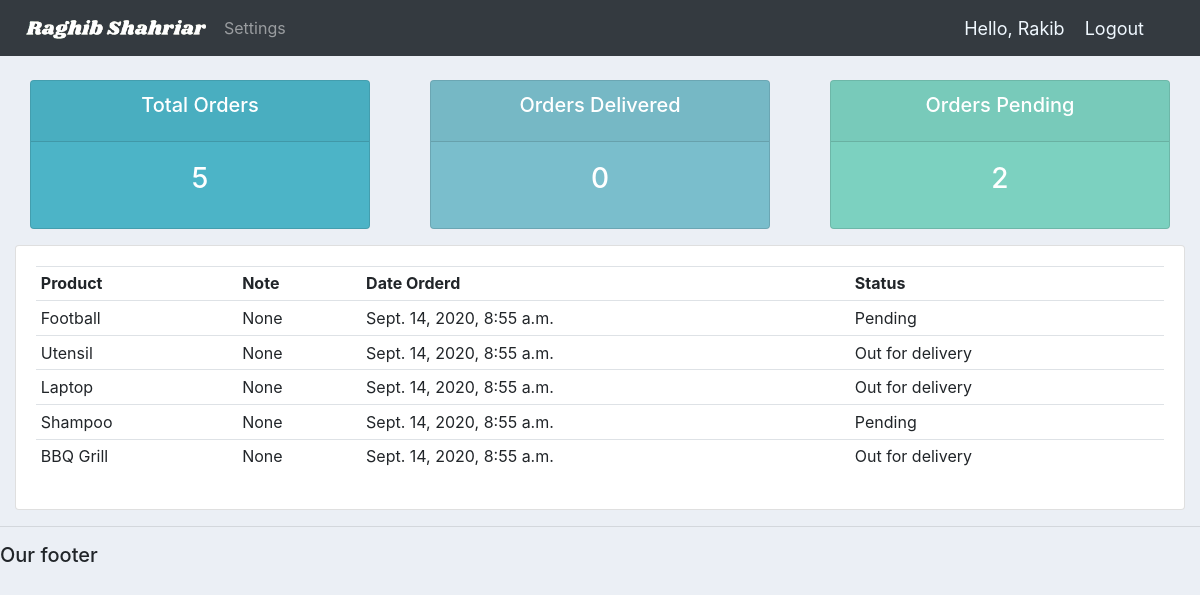
The page /user/ (signed in) on the database its author committed.
### accounts/models.py (models this page shows, shortened)
class Order(models.Model):
    STATUS = (
        ('Pending','Pending'),
        ('Out for delivery','Out for delivery'),
        ('Delivered','Delivered'),
    )
    date_created = models.DateTimeField(auto_now_add=True,null=True)
    customer = models.ForeignKey(Customer,null=True,on_delete=models.SET_NULL)
    product = models.ForeignKey(Product,null=True,on_delete=models.SET_NULL)
    status = models.CharField(max_length=100,null=True,choices=STATUS)
    note = models.CharField(max_length=100,null=True)

class Product(models.Model):
    CATEGORY =  (
        ('Indoor','Indoor'),
        ('Outdoor','Outdoor'),
    )
    name = models.CharField(max_length=100,null=True)
    price = models.FloatField(null=True)
    category = models.CharField(max_length=100,null=True,choices=CATEGORY)
    description = models.CharField(max_length=100,null=True,blank=True)
    date_created = models.DateTimeField(auto_now_add=True,null=True)
    tags = models.ManyToManyField(Tag)
    def __str__(self):
        return self.name

### accounts/decorators.py (the view)
		def wrapper_func(request, *args, **kwargs):
			group = None
			if request.user.groups.exists():
				group = request.user.groups.all()[0].name
			if group in allowed_roles:
				return view_func(request, *args, **kwargs)
			else:
				return HttpResponse('You are not authorized to view this page')

### accounts/views.py (called while the page is built)
@login_required(login_url='login')
@allowed_users(allowed_roles=['customer'])
def userPage(request):
    orders = request.user.customer.order_set.all()
    total_orders = orders.count()
    delivered = orders.filter(status='Delivered').count()
    pending = orders.filter(status='Pending').count()
    context = {'orders':orders,'total_orders':total_orders,'delivered':delivered,'pending':pending}
    return render(request,'accounts/user.html',context)

### accounts/templates/accounts/user.html
{% extends 'accounts/main.html' %}
{% block content %}
{% include 'accounts/status.html' %}
<div class="row">
	<div class="col-md">
		<div class="card card-body">
			<table class="table table-sm">
				<tr>
					<th>Product</th>
					<th>Note</th>
					<th>Date Orderd</th>
					<th>Status</th>
				</tr>
				{% for order in orders %}
				<tr>
					<td>{{ order.product }}</td>
					<td>{{ order.note }}</td>
					<td>{{ order.date_created }}</td>
					<td>{{ order.status }}</td>
				{% endfor %}
			</table>
		</div>
	</div>
</div>
{% endblock %}

### accounts/templates/accounts/navbar.html (shortened to what this page needs)
{% load static %}
<nav class="navbar navbar-expand-lg navbar-dark bg-dark">
  <img src="{% static 'images/logo.png' %}" alt="">
  <div class="collapse navbar-collapse" id="navbarNav">
    <ul class="navbar-nav">
      {% if request.user.is_staff %}
      <li class="nav-item active">
        <a class="nav-link" href="{% url 'home' %}">Dashboard</a>
      </li>
      <li class="nav-item">
        <a class="nav-link" href="{% url 'products' %}">Products</a>
      </li>
      {% else %}
      <li class="nav_item">
        <a href="{% url 'account' %}" class="nav-link">Settings</a>
      </li>
      {% endif %}
    </ul>
  </div>
  <span class="hello-msg">Hello, {{ request.user }}</span>
  <span class="hello-msg"><a href="{% url 'logout' %}">Logout</a></span>
</nav>

### static/css/main.css (style rules this page uses)
body { background-color: #ebeff5; }

### accounts/templates/accounts/navbar.html (style rules this page uses)
.hello-msg { font-size: 18px; color: aliceblue; margin-right: 20px; }
.hello-msg a { font-size: 18px; color: aliceblue; margin-right: 20px; }

### rows shown on the page
Order: product "Football", note "None", date_created "Sept. 14, 2020, 8:55 a.m.", status "Pending"
Order: product "Utensil", note "None", date_created "Sept. 14, 2020, 8:55 a.m.", status "Out for delivery"
Order: product "Laptop", note "None", date_created "Sept. 14, 2020, 8:55 a.m.", status "Out for delivery"
Order: product "Shampoo", note "None", date_created "Sept. 14, 2020, 8:55 a.m.", status "Pending"
Order: product "BBQ Grill", note "None", date_created "Sept. 14, 2020, 8:55 a.m.", status "Out for delivery"

### other values the page prints
{{ request.user }} "Rakib"
{{ total_orders }} "5"
{{ delivered }} "0"
{{ pending }} "2"
